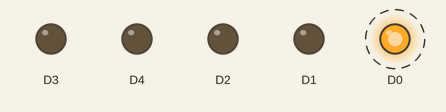
This sketch was run on a simulated ESP8266 (NodeMCU). Shown: output pins drawn as LEDs (lit = HIGH). Dashed ring = blinking.

Above: at 0.2 s.
Timing chart, 0 to 3.0 s (numbered marks = the images above):
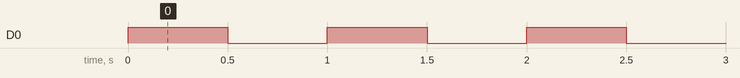

Measured:
- by itself, D0: alternates HIGH for 0.50 s and LOW for 0.50 s

The sketch:

1_LED.ino
```cpp
//D0 ledi 500ms arayla yakıp söndürme, bu arada yarım yanan ledleri söndürme
void setup() {
  // D0 portunu çıkış yap
  pinMode(D0,OUTPUT);
  //yarım yanan Ledleri söndürmek için
  pinMode(D1,OUTPUT);
  pinMode(D2,OUTPUT);
  pinMode(D3,OUTPUT);
  pinMode(D4,OUTPUT);
  digitalWrite(D1,LOW); digitalWrite(D2,LOW); digitalWrite(D3,LOW); digitalWrite(D4,LOW);
}

void loop() {
  digitalWrite(D0,HIGH);    //D0daki Ledi yak
  delay(500);               //500ms bekle
  digitalWrite(D0,LOW);     //D0daki Ledi söndür
  delay(500);
}
```
